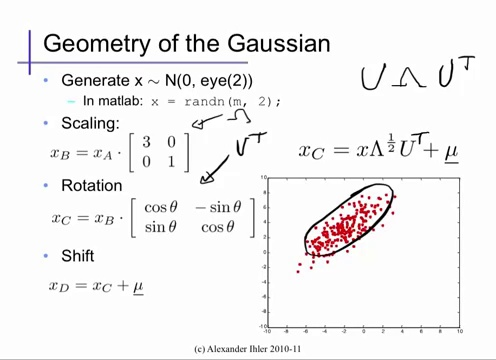
%> input picture test_data/744.jpg, 496 x 360 px
$ octave clearImgTest.m   (GNU Octave 9; MATLAB toolbox functions it lacks are replaced by stand-ins)
%> lines starting %> are read from the running program, lines starting %| are printed output that depends on the picture; in (x1, y1, x2, y2) boxes, pixels count from 0 and x2, y2 are one past the last pixel; in counts of white or black regions, pixels touching at a corner belong together; the program's own positions count from 1
### clearImg.m
function [outImg] = clearImg(inImg)
    CC = bwconncomp(inImg);
% [6 lines of commented-out code are left out]
    stats = regionprops(CC,'MajorAxisLength','MinorAxisLength');
    removeMask = [stats.MajorAxisLength]>500&[stats.MinorAxisLength]<10;
    inImg(cat(1,CC.PixelIdxList{removeMask})) = false;
    cutImg = inImg(1:150,1:400);
    %img2 = bwareafilt(img,[0 300]);
    CC = bwconncomp(cutImg);
    stats = regionprops(CC,'MajorAxisLength','MinorAxisLength');
    removeMask = [stats.MajorAxisLength]>300&[stats.MinorAxisLength]>25;
    cutImg(cat(1,CC.PixelIdxList{removeMask})) = false;
    inImg(1:150,1:400) = cutImg;
    inImg = bwareaopen(inImg,5);
    outImg = inImg;
end

### rlsaConn.m
function [uImg] = rlsaConn(img,C1,C2)
img(1:10,:)=0;
img(size(img,1)-10:size(img,1),:)=0;
img(:,1:10)=0;
img(:,size(img,2)-10:size(img,2))=0;
bigger = zeros(size(img,1)+50,size(img,2)+50);
bigger(26:size(bigger,1)-25,26:size(bigger,2)-25) = img;
u = double(bigger);
u1 = u;
u2 = u;
for i=1:size(u,1)
    u1(i,:) = rlsa(u(i,:),C1);
end
for i=1:size(u,2)
    u2(:,i) = rlsa(u(:,i)',C2)';
end
uImg = u1|u2;
uImg = uImg(26:size(uImg,1)-25,26:size(uImg,2)-25);
end

### rlsa.m
function [y] = rlsa(x,C)
[m n] = size(x);
xx = [ones(m,1) x ones(m,1)];
xx = reshape(xx',1,[]);
d = diff(xx);
start = find(d==-1);
stop = find(d==1);
lgt = stop-start;
b = lgt <= C;
d(start(b)) = 0;
d(stop(b)) = 0;
yy = cumsum([1 d]);
yy = reshape(yy, [], m)';
y = yy(:,2:end-1);
end

### clearImgTest.m
C1 = 20;
C2 = 5;
img = imread('test_data\744.jpg');
%> img is the input picture: size 360x496x3 uint8; mean R, G, B 243.1, 242, 242.3
img = imresize(img,400/size(img,1));
%> img: size 400x552x3 uint8
RGB = img;
img = rgb2gray(img);
%> img: size 400x552 uint8
lev = graythresh(img);
%> lev = 0.686
img = ~imbinarize(img,0.9);
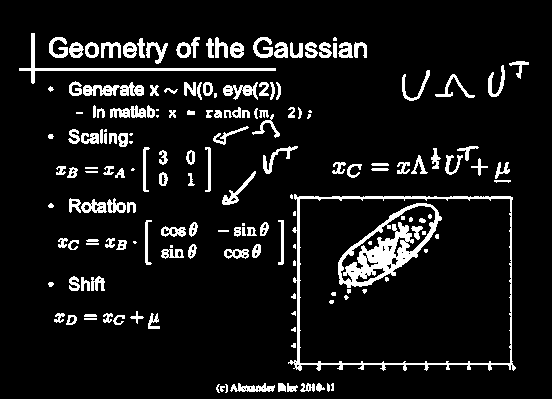
%> img: size 400x552 logical; 9% white; 173 white regions (36 under 20 px), largest, box (x1, y1, x2, y2) and area: (338, 203, 442, 288) 2768, (288, 194, 516, 371) 2230, (19, 33, 276, 84) 961
% originImg = ~imbinarize(rgb2gray(RGB),lev);
originImg = img;
img = clearImg(img);
%> in clearImg, `CC = bwconncomp(inImg);`: CC = 173 connected components
%> in clearImg, `stats = regionprops(CC,'MajorAxisLength','MinorAxisLength');`: stats = 173 regions; first 5, MajorAxisLength and MinorAxisLength: 637.4 1.15, 322.6 30.72, 5.57 5.14, 5.83 5.42, 5.87 4.99
%> in clearImg, `removeMask = [stats.MajorAxisLength]>500&[stats.MinorAxisLength]<10;`: removeMask = 173 logical values, 1 true
%> in clearImg, `cutImg = inImg(1:150,1:400);`: cutImg: size 150x400 logical; 12.1% white; 70 white regions (12 under 20 px), largest, box (x1, y1, x2, y2) and area: (19, 33, 276, 84) 961, (83, 82, 144, 96) 500, (223, 82, 258, 100) 290
%> in clearImg, `CC = bwconncomp(cutImg);`: CC = 70 connected components
%> in clearImg, `stats = regionprops(CC,'MajorAxisLength','MinorAxisLength');`: stats = 70 regions; first 5, MajorAxisLength and MinorAxisLength: 322.6 30.72, 5.57 5.14, 5.83 5.42, 25.57 22.58, 17.12 11.91
%> in clearImg, `removeMask = [stats.MajorAxisLength]>300&[stats.MinorAxisLength]>25;`: removeMask = 70 logical values, 1 true
%> in clearImg, `cutImg(cat(1,CC.PixelIdxList{removeMask})) = false;`:
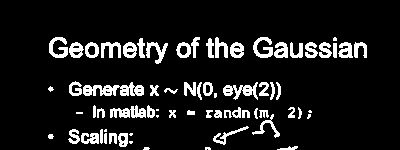
%> cutImg: size 150x400 logical; 10.5% white; 69 white regions (12 under 20 px), largest, box (x1, y1, x2, y2) and area: (83, 82, 144, 96) 500, (223, 82, 258, 100) 290, (110, 105, 146, 118) 286
%> in clearImg, `inImg(1:150,1:400) = cutImg;`:
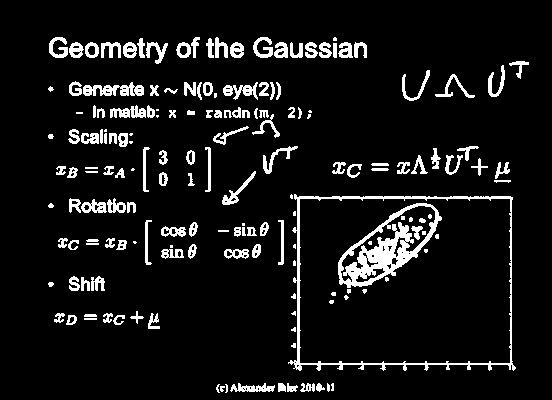
%> inImg: size 400x552 logical; 8.3% white; 171 white regions (36 under 20 px), largest, box (x1, y1, x2, y2) and area: (338, 203, 442, 288) 2768, (288, 194, 516, 371) 2230, (83, 82, 144, 96) 500
img = imdilate(img,strel('Line',3,0));
%> img: size 400x552 logical; 11.6% white; 98 white regions (6 under 20 px), largest, box (x1, y1, x2, y2) and area: (337, 203, 443, 288) 3612, (287, 194, 517, 371) 3326, (48, 37, 169, 64) 1550
img = rlsaConn(img,0,1);
%> in rlsaConn, `img(size(img,1)-10:size(img,1),:)=0;`:
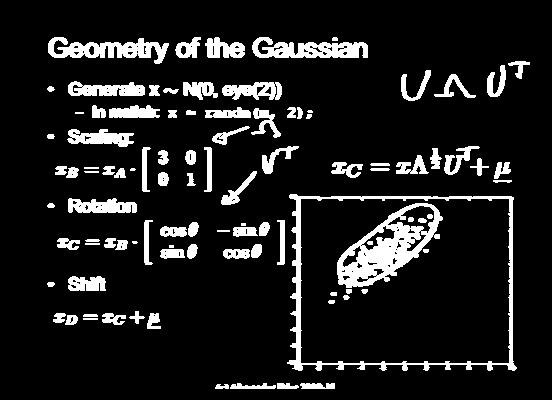
%> img: size 400x552 logical; 11.5% white; 99 white regions (6 under 20 px), largest, box (x1, y1, x2, y2) and area: (337, 203, 443, 288) 3612, (287, 194, 517, 371) 3326, (48, 37, 169, 64) 1550
%> in rlsaConn, `bigger(26:size(bigger,1)-25,26:size(bigger,2)-25) = img;`:
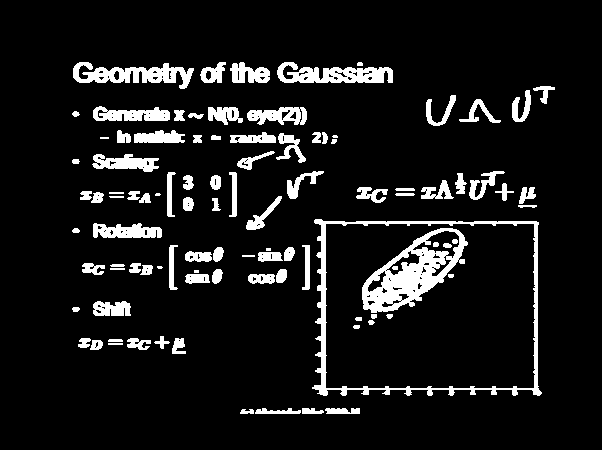
%> bigger: size 450x602 double; values 0 (black) and 1 (white), 9.4% white; 99 white regions (6 under 20 px), largest, box (x1, y1, x2, y2) and area: (362, 228, 468, 313) 3612, (312, 219, 542, 396) 3326, (73, 62, 194, 89) 1550
%> after the loop in rlsaConn, `for i=1:size(u,2)`:
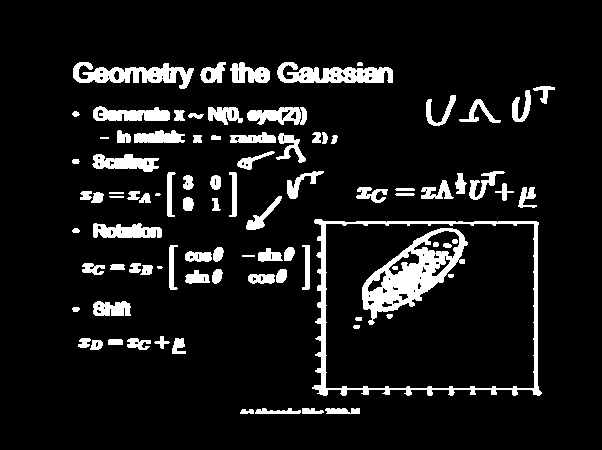
%> u2: size 450x602 double; values 0 (black) and 1 (white), 9.5% white; 91 white regions (3 under 20 px), largest, box (x1, y1, x2, y2) and area: (362, 228, 468, 325) 3720, (312, 219, 542, 396) 3349, (73, 62, 194, 89) 1559
%> in rlsaConn, `uImg = uImg(26:size(uImg,1)-25,26:size(uImg,2)-25);`: uImg: size 400x552 logical; 11.6% white; 91 white regions (3 under 20 px), largest, box (x1, y1, x2, y2) and area: (337, 203, 443, 300) 3720, (287, 194, 517, 371) 3349, (48, 37, 169, 64) 1559
% imshow(originImg);hold on;

status = regionprops(img,'BoundingBox');
cenStatus = regionprops(img,'centroid');
deleteIdx = [];
for i=1:length(status)
    for j=1:length(status)
        if status(i).BoundingBox(1)>status(j).BoundingBox(1)&&status(i).BoundingBox(2)>status(j).BoundingBox(2)...
            &&status(i).BoundingBox(1)+status(i).BoundingBox(3)<status(j).BoundingBox(1)+status(j).BoundingBox(3)...
            &&status(i).BoundingBox(2)+status(i).BoundingBox(4)<status(j).BoundingBox(2)+status(j).BoundingBox(4)
            deleteIdx = [deleteIdx i];
        end
    end
end
%> this loop made 91 passes
status(deleteIdx) = [];
cenStatus(deleteIdx) = [];
% for i=1:size(status,1)
%     rectangle('position',status(i).BoundingBox,'edgecolor','y');
% end
idx = zeros(1,size(status,1));
for i=1:size(status,1)
    if(idx(i)==0)
    yPos = cenStatus(i).Centroid(2);
    height = status(i).BoundingBox(4);
    temp = i;
    idx(i) = 1;
    for j=1:size(status,1)
% [4 lines of commented-out code are left out]
        if(idx(j)==0)
            if abs(status(j).BoundingBox(4)-height)>50 || abs(cenStatus(j).Centroid(2)-yPos)>15
                continue;
            else
                temp = [temp j];
                idx(j) = 1;
            end
        end
    end
    arrayX1 = zeros(size(temp,1),1);
    arrayY1 = arrayX1;
    arrayX2 = arrayX1;
    arrayY2 = arrayX1;
    for k=1:size(status(temp),1)
        arrayX1(k) = status(temp(k)).BoundingBox(1);
        arrayY1(k) = status(temp(k)).BoundingBox(2);
        arrayX2(k) = status(temp(k)).BoundingBox(1)+status(temp(k)).BoundingBox(3);
        arrayY2(k) = status(temp(k)).BoundingBox(2)+status(temp(k)).BoundingBox(4);
    end
    bbox = [min(arrayX1),min(arrayY1),max(arrayX2)-min(arrayX1),max(arrayY2)-min(arrayY1)];
%     RGB = insertObjectAnnotation(RGB, 'rectangle', bbox, i);
%     rectangle('position',bbox,'edgecolor','y');
    cutImg = originImg(min(arrayY1):max(arrayY2),min(arrayX1):max(arrayX2));
    for k=1:size(cutImg,1)
        cutImg(k,:) = rlsa(cutImg(k,:),20);
    end
    originImg(min(arrayY1):max(arrayY2),min(arrayX1):max(arrayX2)) = cutImg;
    end
end
%> this loop made 82 passes
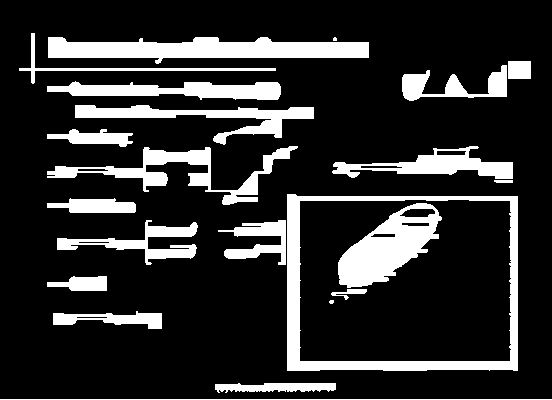
%> originImg: size 400x552 logical; 18% white; 22 white regions (2 under 20 px), largest, box (x1, y1, x2, y2) and area: (287, 194, 518, 371) 6664, (48, 37, 369, 64) 5434, (338, 203, 442, 288) 4444
imshow(originImg);hold on;
% [4 lines of commented-out code are left out]

$ run again, with test_data/102.jpg copied over test_data/744.jpg
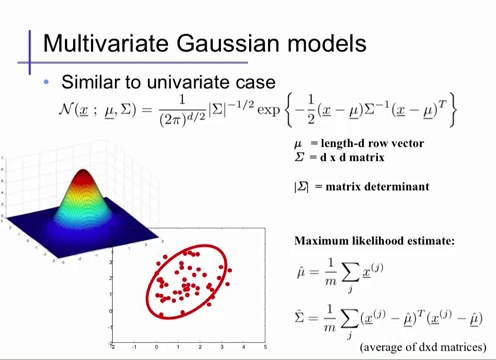
%> input picture test_data/102.jpg, 496 x 360 px
%> img is the input picture: size 360x496x3 uint8; mean R, G, B 236.5, 235.6, 238
%> lev = 0.624
%> `img = ~imbinarize(img,0.9);`:
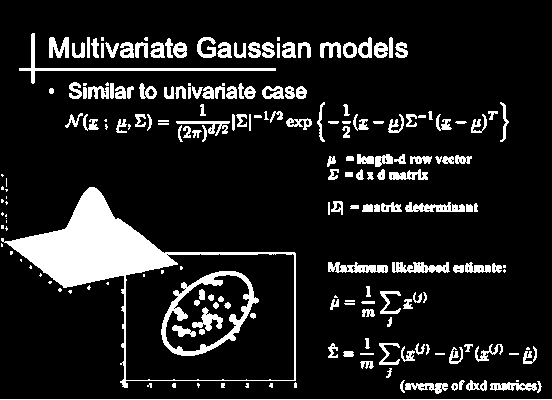
%> img: size 400x552 logical; 12.3% white; 206 white regions (48 under 20 px), largest, box (x1, y1, x2, y2) and area: (1, 187, 296, 388) 8974, (161, 271, 259, 356) 1738, (19, 33, 276, 84) 960
%> in clearImg, `CC = bwconncomp(inImg);`: CC = 206 connected components
%> in clearImg, `stats = regionprops(CC,'MajorAxisLength','MinorAxisLength');`: stats = 206 regions; first 5, MajorAxisLength and MinorAxisLength: 637.4 1.15, 3.33 2.58, 4.09 3.31, 4.26 3.21, 3.65 3.06
%> in clearImg, `removeMask = [stats.MajorAxisLength]>500&[stats.MinorAxisLength]<10;`: removeMask = 206 logical values, 1 true
%> in clearImg, `CC = bwconncomp(cutImg);`: CC = 86 connected components
%> in clearImg, `stats = regionprops(CC,'MajorAxisLength','MinorAxisLength');`: stats = 86 regions; first 5, MajorAxisLength and MinorAxisLength: 322.5 30.48, 26.4 22.88, 6.31 5.33, 20.72 11.4, 19.86 13.95
%> in clearImg, `removeMask = [stats.MajorAxisLength]>300&[stats.MinorAxisLength]>25;`: removeMask = 86 logical values, 1 true
%> bigger: size 450x602 double; values 0 (black) and 1 (white), 11.9% white; 106 white regions (13 under 20 px), largest, box (x1, y1, x2, y2) and area: (35, 212, 322, 413) 9679, (185, 296, 285, 381) 2185, (96, 62, 213, 83) 1571
%> the loop in rlsaConn, `for i=1:size(u,2)` made 602 passes
%> (start in rlsa, stop in rlsa, lgt in rlsa, b in rlsa) on passes 1 to 3: (1, 451, 450, false), (1, 451, 450, false), (1, 451, 450, false)
%> the loop `for i=1:length(status)` made 96 passes
%> the loop `for i=1:size(status,1)` made 83 passes
%> after the loop `for i=1:size(status,1)`:
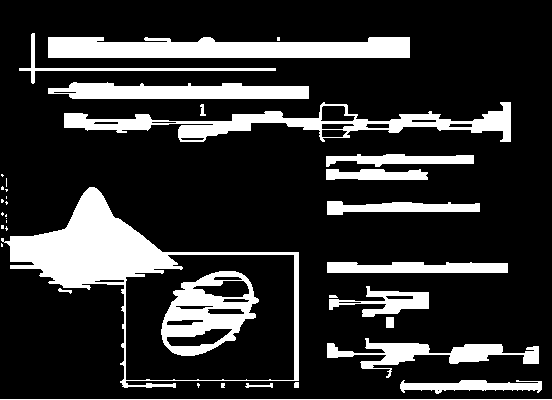
%> originImg: size 400x552 logical; 19% white; 37 white regions (17 under 20 px), largest, box (x1, y1, x2, y2) and area: (1, 187, 299, 388) 10296, (48, 37, 410, 58) 6427, (64, 102, 511, 142) 5527

$ run again, with test_data/109.jpg copied over test_data/744.jpg
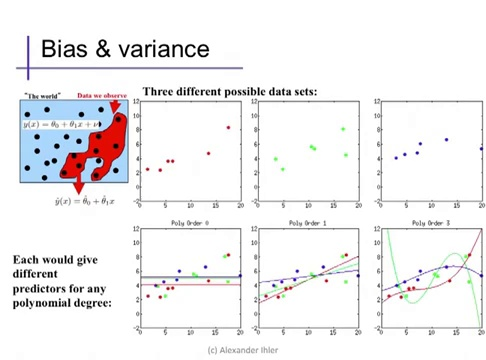
%> input picture test_data/109.jpg, 486 x 360 px
%> img is the input picture: size 360x486x3 uint8; mean R, G, B 241.6, 240.7, 241.8
%> lev = 0.722
%> `img = ~imbinarize(img,0.9);`:
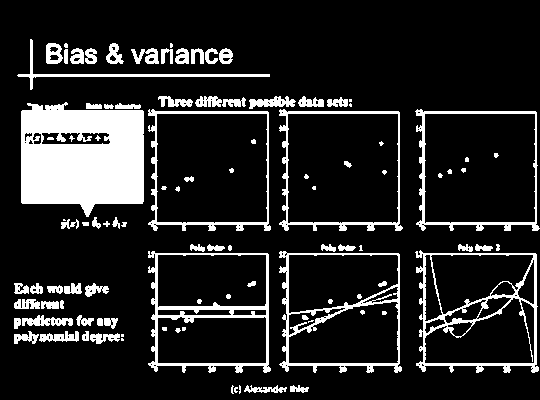
%> img: size 400x540 logical; 14.7% white; 103 white regions (31 under 20 px), largest, box (x1, y1, x2, y2) and area: (21, 102, 144, 217) 11174, (415, 250, 539, 373) 2746, (148, 251, 271, 373) 2505
%> in clearImg, `CC = bwconncomp(inImg);`: CC = 103 connected components
%> in clearImg, `stats = regionprops(CC,'MajorAxisLength','MinorAxisLength');`: stats = 103 regions; first 5, MajorAxisLength and MinorAxisLength: 17.6 11.89, 29.03 11.19, 12.09 7.5, 28.97 11.01, 313.9 27.71
%> in clearImg, `removeMask = [stats.MajorAxisLength]>500&[stats.MinorAxisLength]<10;`: removeMask = 103 logical values, 0 true
%> in clearImg, `CC = bwconncomp(cutImg);`: CC = 33 connected components
%> in clearImg, `stats = regionprops(CC,'MajorAxisLength','MinorAxisLength');`: stats = 33 regions; first 5, MajorAxisLength and MinorAxisLength: 313.9 27.71, 146.9 48.91, 24.56 19.19, 7.54 3.36, 5.31 4.2
%> in clearImg, `removeMask = [stats.MajorAxisLength]>300&[stats.MinorAxisLength]>25;`: removeMask = 33 logical values, 1 true
%> bigger: size 450x590 double; values 0 (black) and 1 (white), 13.6% white; 64 white regions, largest, box (x1, y1, x2, y2) and area: (45, 127, 170, 242) 11626, (439, 275, 554, 398) 3189, (172, 276, 297, 398) 3117
%> the loop in rlsaConn, `for i=1:size(u,2)` made 590 passes
%> (start in rlsa, stop in rlsa, lgt in rlsa, b in rlsa) on passes 1 to 3: (1, 451, 450, false), (1, 451, 450, false), (1, 451, 450, false)
%> the loop `for i=1:length(status)` made 55 passes
%> the loop `for i=1:size(status,1)` made 29 passes
%> after the loop `for i=1:size(status,1)`:
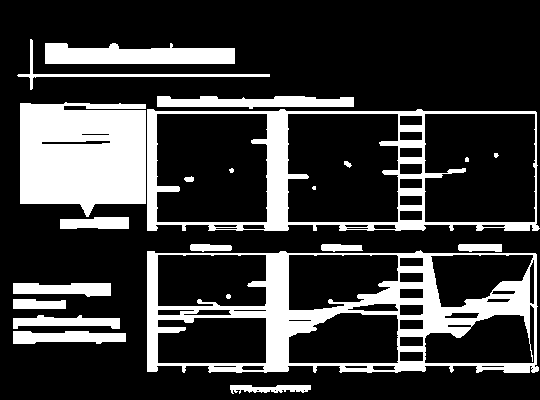
%> originImg: size 400x540 logical; 22.7% white; 22 white regions (4 under 20 px), largest, box (x1, y1, x2, y2) and area: (147, 250, 539, 373) 15563, (20, 102, 146, 217) 12424, (147, 109, 540, 231) 9148
